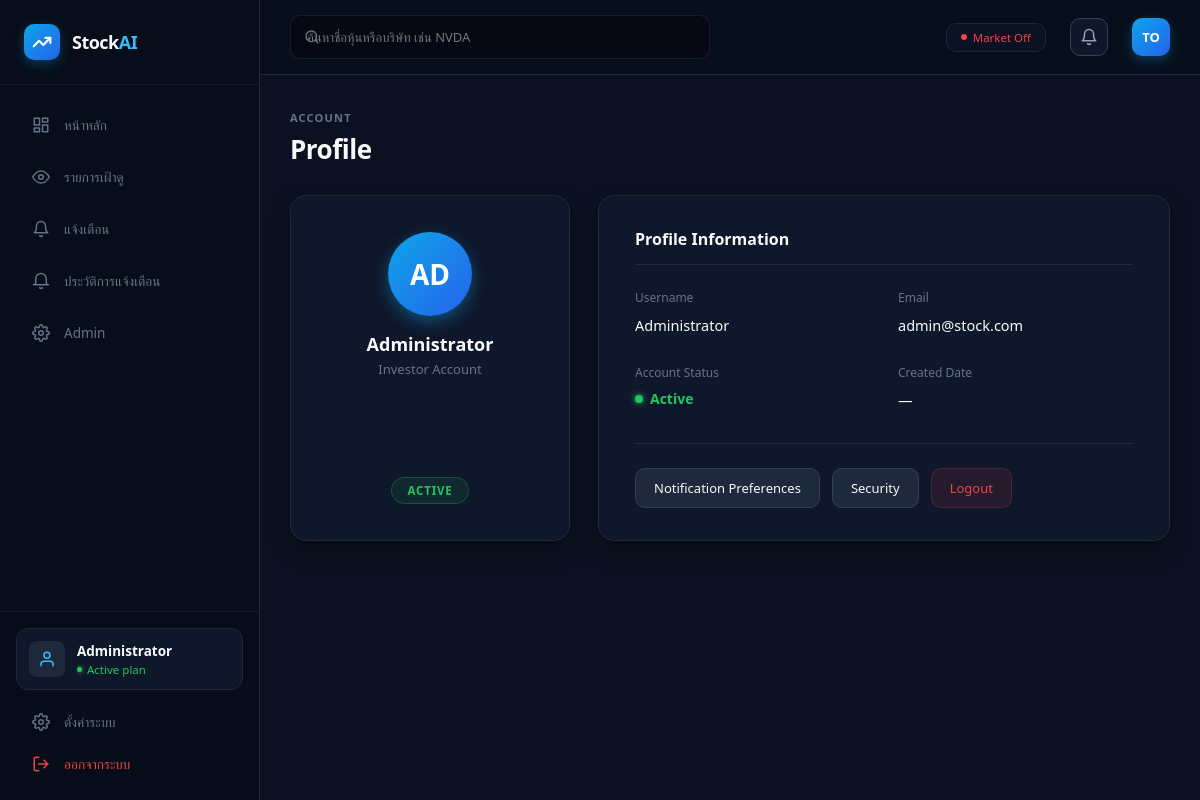
Screenshot of /profile (signed in) with the database file from the repository.
### tables this page shows
CREATE TABLE users (
            id INTEGER PRIMARY KEY AUTOINCREMENT,
            username TEXT UNIQUE NOT NULL,
            email TEXT UNIQUE NOT NULL,
            password TEXT NOT NULL,
            is_admin BOOLEAN DEFAULT 0
        );

### app.py (the view)
@app.route("/profile")
@login_required
def profile_page():
  return render_template("profile.html")

### templates/profile.html
{% extends "base.html" %}
{% block content %}
<div class="profile-container" style="max-width: 1150px; margin: 0 auto; padding-bottom: 40px;">
    <div style="margin-bottom: 28px;">
        <span style="font-size: 11px; text-transform: uppercase; letter-spacing: 1.2px; color: #64748b; font-weight: 600;">Account</span>
        <h1 style="font-size: 26px; font-weight: 700; color: #f8fafc; margin-top: 4px; letter-spacing: -0.5px;">Profile</h1>
    </div>
    <div style="display: grid; grid-template-columns: 280px 1fr; gap: 28px; align-items: stretch;">
        <div style="background: #0f172a; border: 1px solid #1e293b; border-radius: 16px; padding: 36px 20px; text-align: center; box-shadow: 0 10px 25px -5px rgba(0,0,0,0.5); display: flex; flex-direction: column; justify-content: space-between; align-items: center;">
            <div>
                <div style="width: 84px; height: 84px; background: linear-gradient(135deg, #0ea5e9, #2563eb); border-radius: 50%; display: flex; align-items: center; justify-content: center; font-size: 28px; font-weight: bold; color: #ffffff; margin: 0 auto 16px; box-shadow: 0 6px 16px rgba(14, 165, 233, 0.4);">
                    {% if current_user.is_authenticated and current_user.username %}
                        {{ current_user.username[:2] | upper }}
                    {% else %}
                        TO
                    {% endif %}
                </div>
                <h3 style="color: #f8fafc; font-size: 18px; font-weight: 600; margin: 0 0 4px 0;">
                    {% if current_user.is_authenticated %}{{ current_user.username }}{% else %}Tong{% endif %}
                </h3>
                <p style="color: #64748b; font-size: 13px; margin: 0;">Investor Account</p>
            </div>
            <div style="display: inline-block; background: rgba(34, 197, 94, 0.1); border: 1px solid rgba(34, 197, 94, 0.25); color: #22c55e; padding: 5px 16px; border-radius: 20px; font-size: 11.5px; font-weight: 600; letter-spacing: 0.8px; margin-top: 24px;">
                ACTIVE
            </div>
        </div>
        <div style="background: #0f172a; border: 1px solid #1e293b; border-radius: 16px; padding: 32px 36px; box-shadow: 0 10px 25px -5px rgba(0,0,0,0.5); display: flex; flex-direction: column; justify-content: space-between;">
           <div>
                <h3 style="color: #f8fafc; font-size: 16px; font-weight: 600; margin: 0 0 24px 0; border-bottom: 1px solid #1e293b; padding-bottom: 14px;">
                    Profile Information
                </h3>
                <div style="display: grid; grid-template-columns: 1fr 1fr; gap: 28px; margin-bottom: 32px;">
                    <div>
                        <span style="display: block; color: #64748b; font-size: 12px; font-weight: 500; margin-bottom: 8px;">Username</span>
                        <span style="color: #f8fafc; font-size: 14.5px; font-weight: 500;">
                            {% if current_user.is_authenticated %}{{ current_user.username }}{% else %}Tong{% endif %}
                        </span>
                    </div>
                    <div>
                        <span style="display: block; color: #64748b; font-size: 12px; font-weight: 500; margin-bottom: 8px;">Email</span>
                        <span style="color: #f8fafc; font-size: 14.5px; font-weight: 500;">
                            {% if current_user.is_authenticated and current_user.email %}{{ current_user.email }}{% else %}somchaipochana@icloud.com{% endif %}
                        </span>
                    </div>
                    <div>
                        <span style="display: block; color: #64748b; font-size: 12px; font-weight: 500; margin-bottom: 8px;">Account Status</span>
                        <span style="color: #22c55e; font-size: 14px; font-weight: 600; display: flex; align-items: center; gap: 7px;">
                            <span style="width: 8px; height: 8px; background: #22c55e; border-radius: 50%; box-shadow: 0 0 6px #22c55e;"></span> Active
                        </span>
                    </div>
                    <div>
                        <span style="display: block; color: #64748b; font-size: 12px; font-weight: 500; margin-bottom: 8px;">Created Date</span>
                        <span style="color: #f8fafc; font-size: 14.5px; font-weight: 500;">
                            {% if current_user.is_authenticated and current_user.created_at %}{{ current_user.created_at.strftime('%Y-%m-%d') }}{% else %}—{% endif %}
                        </span>
                    </div>
                </div>
            </div>
            <div style="border-top: 1px solid #1e293b; padding-top: 24px; display: flex; gap: 12px; flex-wrap: wrap; align-items: center;">
                <a href="{{ url_for('notifications_page') }}" style="background: #1e293b; color: #f8fafc; border: 1px solid #334155; padding: 10px 18px; border-radius: 10px; font-size: 13px; font-weight: 500; text-decoration: none; transition: all 0.2s;" onmouseover="this.style.borderColor='#38bdf8'; this.style.color='#38bdf8'" onmouseout="this.style.borderColor='#334155'; this.style.color='#f8fafc'">
                    Notification Preferences
                </a>
                <a href="{{ url_for('profile_page') }}" style="background: #1e293b; color: #f8fafc; border: 1px solid #334155; padding: 10px 18px; border-radius: 10px; font-size: 13px; font-weight: 500; text-decoration: none; transition: all 0.2s;" onmouseover="this.style.borderColor='#38bdf8'; this.style.color='#38bdf8'" onmouseout="this.style.borderColor='#334155'; this.style.color='#f8fafc'">
                    Security
                </a>
                {% if current_user.is_authenticated %}
                <a href="{{ url_for('logout') }}" style="background: rgba(239, 68, 68, 0.1); color: #ef4444; border: 1px solid rgba(239, 68, 68, 0.2); padding: 10px 18px; border-radius: 10px; font-size: 13px; font-weight: 500; text-decoration: none; transition: all 0.2s;" onmouseover="this.style.background='rgba(239, 68, 68, 0.2)'" onmouseout="this.style.background='rgba(239, 68, 68, 0.1)'">
                    Logout
                </a>
                {% endif %}
            </div>
        </div>
    </div>
</div>
{% endblock %}

### templates/base.html (shortened to what this page needs)
<!DOCTYPE html>
<html lang="{{ current_lang }}">
<head>
    <link rel="stylesheet" href="{{ url_for('static', filename='style.css') }}">
</head>
<body>
    <div class="app-container" style="display: flex; height: 100vh; overflow: hidden;">
        <aside class="sidebar" style="background: #070d19; border-right: 1px solid #1e293b; width: 260px; display: flex; flex-direction: column; flex-shrink: 0;">
            <div class="sidebar-brand" style="padding: 24px; display: flex; align-items: center; gap: 12px; border-bottom: 1px solid rgba(30, 41, 59, 0.5);">
                <div style="background: linear-gradient(135deg, #0ea5e9, #2563eb); padding: 8px; border-radius: 10px; display: flex; align-items: center; justify-content: center; box-shadow: 0 4px 12px rgba(14, 165, 233, 0.3);">
                    <svg width="20" height="20" viewBox="0 0 24 24" fill="none" stroke="#ffffff" stroke-width="2.5" stroke-linecap="round" stroke-linejoin="round"><polyline points="22 7 13.5 15.5 8.5 10.5 2 17"></polyline><polyline points="16 7 22 7 22 13"></polyline></svg>
                </div>
                <h2 style="margin: 0; font-size: 18px; color: #f8fafc; font-weight: 700; letter-spacing: -0.5px;">Stock<span style="color: #38bdf8;">AI</span></h2>
            </div>
            <nav class="sidebar-nav" style="padding: 20px 16px; display: flex; flex-direction: column; overflow-y: auto; flex-grow: 1;">
                <a href="{{ url_for('dashboard') }}" class="{{ 'active' if request.endpoint == 'dashboard' else '' }}">
                    <svg viewBox="0 0 24 24"><rect x="3" y="3" width="7" height="9"></rect><rect x="14" y="3" width="7" height="5"></rect><rect x="14" y="12" width="7" height="9"></rect><rect x="3" y="16" width="7" height="5"></rect></svg>
                    {{ t('dashboard') }}
                </a>
                <a href="{{ url_for('watchlist_page') }}" class="{{ 'active' if request.endpoint == 'watchlist_page' else '' }}">
                    <svg viewBox="0 0 24 24"><path d="M1 12s4-8 11-8 11 8 11 8-4 8-11 8-11-8-11-8z"></path><circle cx="12" cy="12" r="3"></circle></svg>
                    {{ t('watchlist') }}
                </a>
                <a href="{{ url_for('alerts_page') }}" class="{{ 'active' if request.endpoint == 'alerts_page' else '' }}">
                    <svg viewBox="0 0 24 24"><path d="M18 8A6 6 0 0 0 6 8c0 7-3 9-3 9h18s-3-2-3-9"></path><path d="M13.73 21a2 2 0 0 1-3.46 0"></path></svg>
                    {{ t('alerts') }}
                </a>
                <a href="{{ url_for('notifications_page') }}" class="{{ 'active' if request.endpoint == 'notifications_page' else '' }}">
                    <svg viewBox="0 0 24 24"><path d="M22 17H2a3 3 0 0 0 3-3V9a7 7 0 0 1 14 0v5a3 3 0 0 0 3 3zm-8.27 4a2 2 0 0 1-3.46 0"></path></svg>
                    {{ t('notifications') }}
                </a>
                {% if current_user.is_authenticated and current_user.is_admin %}
                <a href="{{ url_for('admin_page') }}" class="{{ 'active' if request.endpoint == 'admin_page' else '' }}">
                    Admin
                </a>
                {% endif %}
            </nav>
            <div style="padding: 16px; border-top: 1px solid rgba(30, 41, 59, 0.5); background: rgba(7, 13, 25, 0.5);">
                <a href="{{ url_for('profile_page') }}" style="display: flex; align-items: center; gap: 12px; background: #0f172a; border: 1px solid #1e293b; padding: 12px; border-radius: 12px; margin-bottom: 12px; text-decoration: none; transition: all 0.2s;" onmouseover="this.style.borderColor='#38bdf8'; this.style.background='#131c31'" onmouseout="this.style.borderColor='#1e293b'; this.style.background='#0f172a'">
                    <div style="width: 36px; height: 36px; background: #1e293b; border-radius: 8px; display: flex; align-items: center; justify-content: center; color: #38bdf8; flex-shrink: 0;">
                        <svg width="18" height="18" viewBox="0 0 24 24" fill="none" stroke="currentColor" stroke-width="2" stroke-linecap="round" stroke-linejoin="round"><path d="M20 21v-2a4 4 0 0 0-4-4H8a4 4 0 0 0-4 4v2"></path><circle cx="12" cy="7" r="4"></circle></svg>
                    </div>
                    <div style="overflow: hidden;">
                        <div style="color: #f8fafc; font-size: 13.5px; font-weight: 600; white-space: nowrap; overflow: hidden; text-overflow: ellipsis;">
                            {% if current_user.is_authenticated %}{{ current_user.username }}{% else %}Tong{% endif %}
                        </div>
                        <div style="color: #22c55e; font-size: 11.5px; font-weight: 500; display: flex; align-items: center; gap: 5px; margin-top: 2px;">
                            <span style="width: 5px; height: 5px; background: #22c55e; border-radius: 50%; box-shadow: 0 0 5px #22c55e;"></span> Active plan
                        </div>
                    </div>
                </a>
                <div class="sidebar-nav" style="padding: 0; display: flex; flex-direction: column; gap: 2px;">
                    <a href="{{ url_for('settings_page') }}" class="{{ 'active' if request.endpoint == 'settings_page' else '' }}" style="margin-bottom: 0;">
                        {{ t('settings') }}
                    </a>
                    {% if current_user.is_authenticated %}
                    <a href="{{ url_for('logout') }}" style="color: #ef4444; margin-bottom: 0;" onmouseover="this.style.background='rgba(239, 68, 68, 0.1)'; this.style.color='#ef4444'" onmouseout="this.style.background='transparent'; this.style.color='#ef4444'">
                        <svg viewBox="0 0 24 24" style="stroke: #ef4444;"><path d="M9 21H5a2 2 0 0 1-2-2V5a2 2 0 0 1 2-2h4"></path><polyline points="16 17 21 12 16 7"></polyline><line x1="21" y1="12" x2="9" y2="12"></line></svg>
                        {{ t('logout') }}
                    </a>
                    {% endif %}
                </div>
            </div>
        </aside>
        <main class="main-content" style="flex: 1; display: flex; flex-direction: column; overflow-y: auto;">
            <header class="topbar" style="display: flex; justify-content: space-between; align-items: center; padding: 0 30px; height: 75px; background: rgba(7, 13, 25, 0.85); backdrop-filter: blur(10px); border-bottom: 1px solid #1e293b; position: sticky; top: 0; z-index: 100;">
                <div style="position: relative; display: flex; align-items: center; width: 420px;">
                    <svg width="16" height="16" viewBox="0 0 24 24" fill="none" stroke="#64748b" stroke-width="2" stroke-linecap="round" stroke-linejoin="round" style="position: absolute; left: 14px;"><circle cx="11" cy="11" r="8"></circle><line x1="21" y1="21" x2="16.65" y2="16.65"></line></svg>
                    <input type="text" id="globalStockSearch" placeholder="{{ t('search_placeholder') }}" autocomplete="off"
                        style="width: 100%; background: #0f172a; border: 1px solid #334155; color: #f8fafc; padding: 10px 14px 10px 40px; border-radius: 10px; font-size: 13px; outline: none; transition: all 0.2s;"
                        oninput="searchGlobalStocks(this.value)"
                        onkeydown="handleGlobalSearchKey(event)"
                        onfocus="this.style.borderColor='#38bdf8'; this.style.boxShadow='0 0 0 3px rgba(56,189,248,0.15)'"
                        onblur="this.style.borderColor='#334155'; this.style.boxShadow='none'">
                </div>
                <div style="display: flex; align-items: center; gap: 24px;">
                    <div style="text-align: right; display: flex; flex-direction: column; gap: 3px; background: rgba(15, 23, 42, 0.6); padding: 6px 14px; border-radius: 10px; border: 1px solid #1e293b;">
                        <span id="marketStatusText" style="font-size: 11.5px; color: #ef4444; font-weight: 500; display: flex; align-items: center; gap: 6px; justify-content: flex-end;">
                            <span id="marketStatusDot" style="width: 6px; height: 6px; background: #ef4444; border-radius: 50%;"></span>
                            <span id="marketStatusLabel">Market Off</span>
                        </span>
                    </div>
                    <a href="{{ url_for('notifications_page') }}" style="background: #0f172a; border: 1px solid #334155; width: 38px; height: 38px; border-radius: 10px; display: flex; align-items: center; justify-content: center; color: #94a3b8; text-decoration: none; transition: all 0.2s;" onmouseover="this.style.borderColor='#38bdf8'; this.style.color='#38bdf8'" onmouseout="this.style.borderColor='#334155'; this.style.color='#94a3b8'">
                        <svg width="18" height="18" viewBox="0 0 24 24" fill="none" stroke="currentColor" stroke-width="2" stroke-linecap="round" stroke-linejoin="round"><path d="M18 8A6 6 0 0 0 6 8c0 7-3 9-3 9h18s-3-2-3-9"></path><path d="M13.73 21a2 2 0 0 1-3.46 0"></path></svg>
                    </a>
                    <div style="background: linear-gradient(135deg, #0ea5e9, #2563eb); color: #ffffff; width: 38px; height: 38px; border-radius: 10px; display: flex; align-items: center; justify-content: center; font-weight: bold; font-size: 13px; box-shadow: 0 4px 12px rgba(14, 165, 233, 0.3);">
                        TO
                    </div>
                </div>
            </header>
            <div class="content-body" style="padding: 30px; background: #0b1120; min-height: calc(100vh - 75px);">
                {% block content %}{% endblock %}
            </div>
        </main>
    </div>
</body>
</html>

### rows the page displays
users: username "Administrator", username "AD", email "admin@stock.com"

### other values shown
{{ t('dashboard') }} "หน้าหลัก"
{{ t('watchlist') }} "รายการเฝ้าดู"
{{ t('alerts') }} "แจ้งเตือน"
{{ t('notifications') }} "ประวัติการแจ้งเตือน"
{{ t('settings') }} "ตั้งค่าระบบ"
{{ t('logout') }} "ออกจากระบบ"
